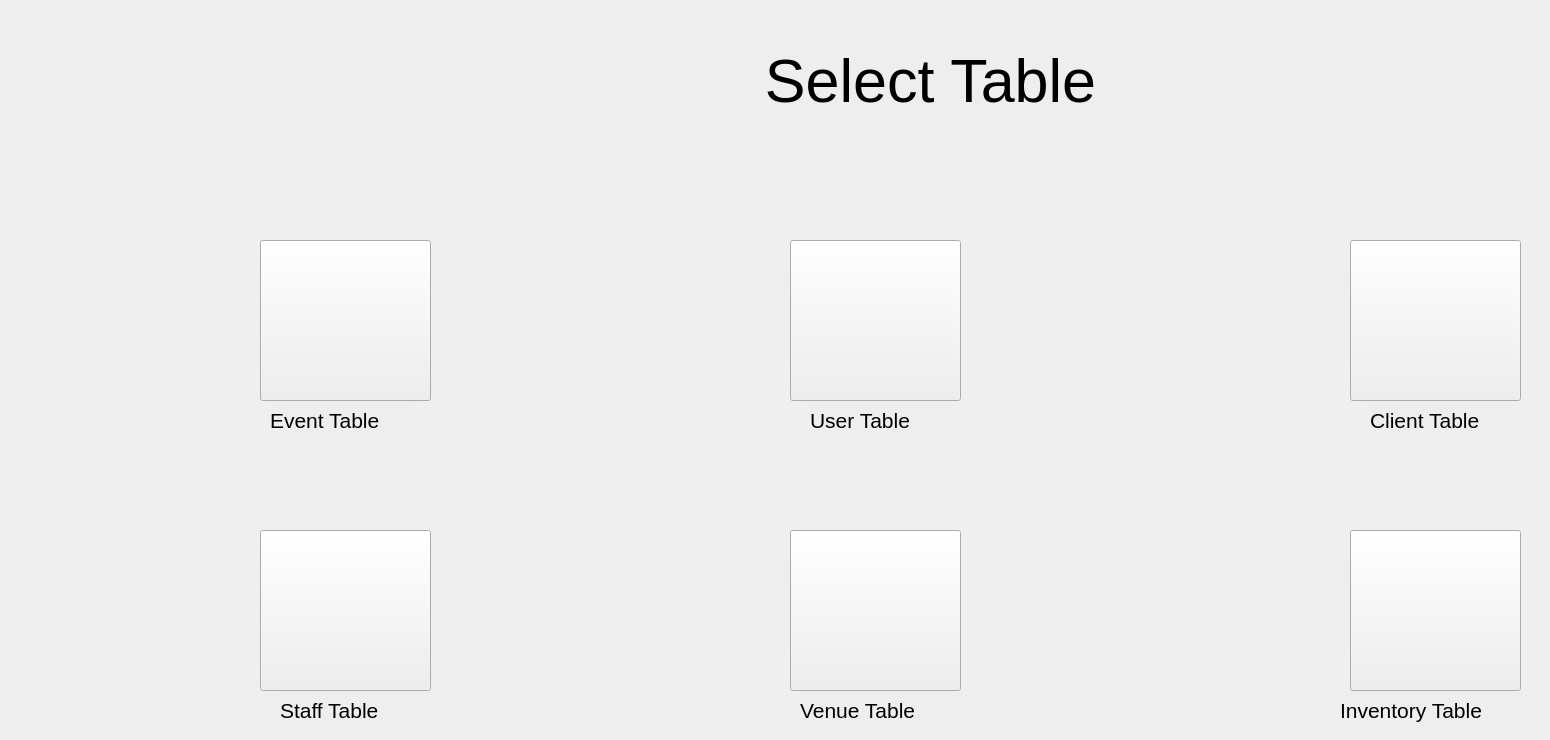
    <widget class="QWidget" name="afterloginforADMIN">
     <widget class="QPushButton" name="admin_login_venuebutton">
      <property name="geometry">
       <rect>
        <x>790</x>
        <y>530</y>
        <width>171</width>
        <height>161</height>
       </rect>
      </property>
      <property name="font">
       <font>
        <pointsize>26</pointsize>
       </font>
      </property>
      <property name="styleSheet">
       <string notr="true">border-image: url(:/venue.png);</string>
      </property>
      <property name="text">
       <string/>
      </property>
     </widget>
     <widget class="QPushButton" name="admin_login_eventbutton">
      <property name="geometry">
       <rect>
        <x>260</x>
        <y>240</y>
        <width>171</width>
        <height>161</height>
       </rect>
      </property>
      <property name="font">
       <font>
        <pointsize>26</pointsize>
       </font>
      </property>
      <property name="styleSheet">
       <string notr="true">border-image: url(:/concert.png);
</string>
      </property>
      <property name="text">
       <string/>
      </property>
     </widget>
     <widget class="QPushButton" name="admin_login_userbutton">
      <property name="geometry">
       <rect>
        <x>790</x>
        <y>240</y>
        <width>171</width>
        <height>161</height>
       </rect>
      </property>
      <property name="font">
       <font>
        <pointsize>26</pointsize>
       </font>
      </property>
      <property name="styleSheet">
       <string notr="true">border-image: url(:/user.png);</string>
      </property>
      <property name="text">
       <string/>
      </property>
     </widget>
     <widget class="QPushButton" name="admin_login_inventorybutton">
      <property name="geometry">
       <rect>
        <x>1350</x>
        <y>530</y>
        <width>171</width>
        <height>161</height>
       </rect>
      </property>
      <property name="font">
       <font>
        <pointsize>26</pointsize>
       </font>
      </property>
      <property name="styleSheet">
       <string notr="true">border-image: url(:/inventory.png);</string>
      </property>
      <property name="text">
       <string/>
      </property>
     </widget>
     <widget class="QPushButton" name="admin_login_staffbutton">
      <property name="geometry">
       <rect>
        <x>260</x>
        <y>530</y>
        <width>171</width>
        <height>161</height>
       </rect>
      </property>
      <property name="font">
       <font>
        <pointsize>26</pointsize>
       </font>
      </property>
      <property name="styleSheet">
       <string notr="true">border-image: url(:/staff.png);</string>
      </property>
      <property name="text">
       <string/>
      </property>
     </widget>
     <widget class="QPushButton" name="admin_login_clientbutton">
      <property name="geometry">
       <rect>
        <x>1350</x>
        <y>240</y>
        <width>171</width>
        <height>161</height>
       </rect>
      </property>
      <property name="font">
       <font>
        <pointsize>26</pointsize>
       </font>
      </property>
      <property name="styleSheet">
       <string notr="true">border-image: url(:/man.png);</string>
      </property>
      <property name="text">
       <string/>
      </property>
     </widget>
     <widget class="QLabel" name="label_2">
      <property name="geometry">
       <rect>
        <x>670</x>
        <y>30</y>
        <width>521</width>
        <height>101</height>
       </rect>
      </property>
      <property name="font">
       <font>
        <pointsize>46</pointsize>
       </font>
      </property>
      <property name="styleSheet">
       <string notr="true">background-color: rgb(128, 128, 128, 0.01);</string>
      </property>
      <property name="text">
       <string>Select Table</string>
      </property>
      <property name="alignment">
       <set>Qt::AlignCenter</set>
      </property>
     </widget>
     <widget class="QLabel" name="label_6">
      <property name="geometry">
       <rect>
        <x>270</x>
        <y>400</y>
        <width>141</width>
        <height>41</height>
       </rect>
      </property>
      <property name="font">
       <font>
        <pointsize>16</pointsize>
       </font>
      </property>
      <property name="styleSheet">
       <string notr="true">background-color: rgb(128, 128, 128, 0.01);</string>
      </property>
      <property name="text">
       <string>Event Table</string>
      </property>
     </widget>
     <widget class="QLabel" name="label_26">
      <property name="geometry">
       <rect>
        <x>280</x>
        <y>690</y>
        <width>141</width>
        <height>41</height>
       </rect>
      </property>
      <property name="font">
       <font>
        <pointsize>16</pointsize>
       </font>
      </property>
      <property name="styleSheet">
       <string notr="true">background-color: rgb(128, 128, 128, 0.01);</string>
      </property>
      <property name="text">
       <string>Staff Table</string>
      </property>
     </widget>
     <widget class="QLabel" name="label_30">
      <property name="geometry">
       <rect>
        <x>800</x>
        <y>690</y>
        <width>151</width>
        <height>41</height>
       </rect>
      </property>
      <property name="font">
       <font>
        <pointsize>16</pointsize>
       </font>
      </property>
      <property name="styleSheet">
       <string notr="true">background-color: rgb(128, 128, 128, 0.01);</string>
      </property>
      <property name="text">
       <string>Venue Table</string>
      </property>
     </widget>
     <widget class="QLabel" name="label_31">
      <property name="geometry">
       <rect>
        <x>810</x>
        <y>400</y>
        <width>141</width>
        <height>41</height>
       </rect>
      </property>
      <property name="font">
       <font>
        <pointsize>16</pointsize>
       </font>
      </property>
      <property name="styleSheet">
       <string notr="true">background-color: rgb(128, 128, 128, 0.01);</string>
      </property>
      <property name="text">
       <string>User Table</string>
      </property>
     </widget>
     <widget class="QLabel" name="label_32">
      <property name="geometry">
       <rect>
        <x>1340</x>
        <y>690</y>
        <width>201</width>
        <height>41</height>
       </rect>
      </property>
      <property name="font">
       <font>
        <pointsize>16</pointsize>
       </font>
      </property>
      <property name="styleSheet">
       <string notr="true">background-color: rgb(128, 128, 128, 0.01);</string>
      </property>
      <property name="text">
       <string>Inventory Table</string>
      </property>
     </widget>
     <widget class="QLabel" name="label_33">
      <property name="geometry">
       <rect>
        <x>1370</x>
        <y>400</y>
        <width>141</width>
        <height>41</height>
       </rect>
      </property>
      <property name="font">
       <font>
        <pointsize>16</pointsize>
       </font>
      </property>
      <property name="styleSheet">
       <string notr="true">background-color: rgb(128, 128, 128, 0.01);</string>
      </property>
      <property name="text">
       <string>Client Table</string>
      </property>
     </widget>
    </widget>
